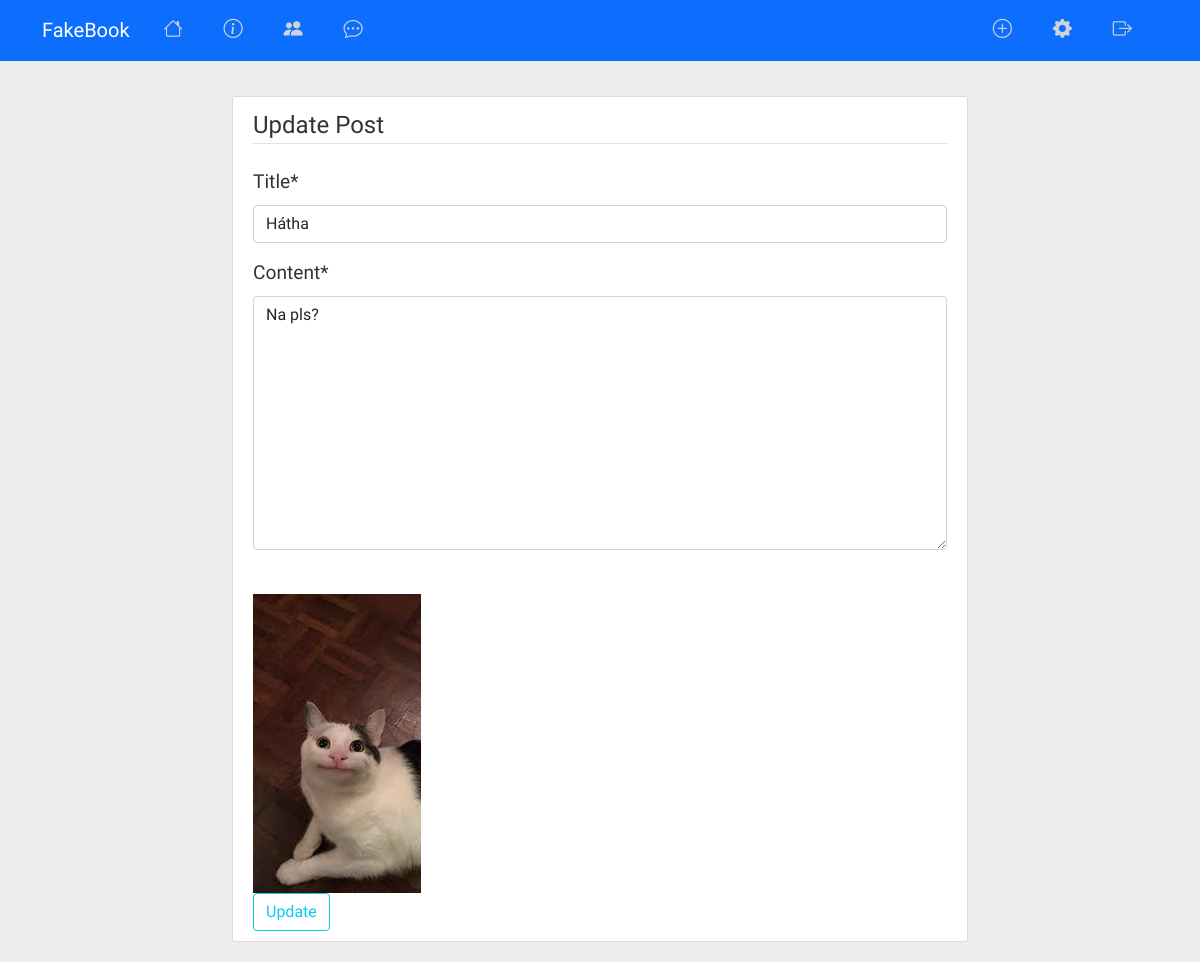
The page /book/post/10/update/ (signed in) on the database its author committed.
### book/models.py (models this page shows, shortened)
class Post(models.Model):
    title = models.CharField(max_length=100)
    content = models.TextField()
    date_posted = models.DateTimeField(auto_now_add=True)
    author = models.ForeignKey(User, on_delete=models.CASCADE)
    likes = models.ManyToManyField(User, related_name='post_likes', blank=True)
    dislikes = models.ManyToManyField(User, related_name='post_dislikes', blank=True)

class Image(models.Model):
    image = models.ImageField(upload_to='post_images/')
    description = models.CharField(max_length=255, blank=True, null=True)
    post = models.ForeignKey('Post', on_delete=models.CASCADE, related_name='post_images')

### book/views.py (the view, shortened to what this page needs)
# urls.py: path('post/<int:pk>/update/', PostUpdateView.as_view(), name = 'post-update'),
class PostUpdateView(LoginRequiredMixin, UserPassesTestMixin, UpdateView):
    model = Post
    fields = ['title', 'content']
    template_name = 'book/post_form.html'
    def test_func(self):
        post = self.get_object()
        if self.request.user == post.author:
            return True
        return False
    def get_context_data(self, **kwargs):
        context = super().get_context_data(**kwargs)
        context['images'] = self.object.post_images.all()
        context['is_update'] = True
        return context

### book/templates/book/post_form.html (shortened to what this page needs)
{% extends "book/base.html" %}
{% load crispy_forms_tags %}
{% block content %}
  <div class="content-section">
    <form method="POST" enctype="multipart/form-data">
        <fieldset class="form-group">
            <legend class="border-bottom mb-4">
                {% if is_update %}Update Post{% else %}Create Post{% endif %}
            </legend>
            {{ form|crispy }}
        </fieldset>
        {% if is_update %}
          <div class="form-group">
            <div>
              {% for image in images %}
                <img src="{{ image.image.url }}" alt="{{ image.description }}" style="max-width: 500px; max-height: 500px; margin-right: 10px;">
              {% endfor %}
            </div>
          </div>
        {% endif %}
        <div>
            <button class="btn btn-outline-info" type="submit">
                {% if is_update %}Update{% else %}Post{% endif %}
            </button>
        </div>
    </form>
  </div>
{% endblock content %}

### book/static/book/main.css (style rules this page uses)
body { background: #ffffff; color: #333333; margin: 0; font-family: 'Biorhyme', sans-serif !important; font-size: larger; }
.content-section { background: #ffffff; padding: 10px 20px; border: 1px solid #dddddd; border-radius: 3px; margin-bottom: 20px; }
body { background:#eee; }

### rows shown on the page
Post: title "Hátha", content "Na pls?"
Image: image (picture)
